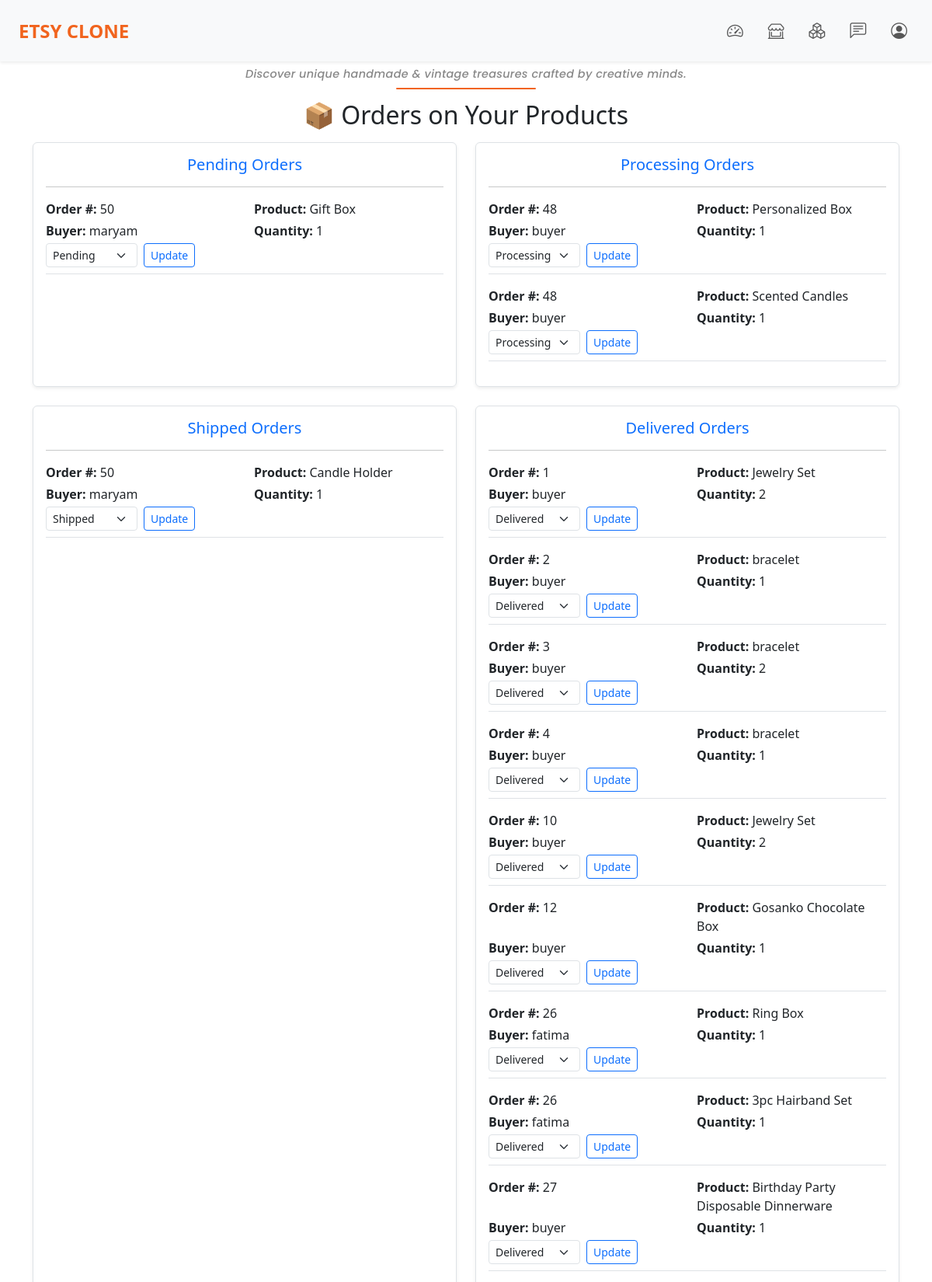
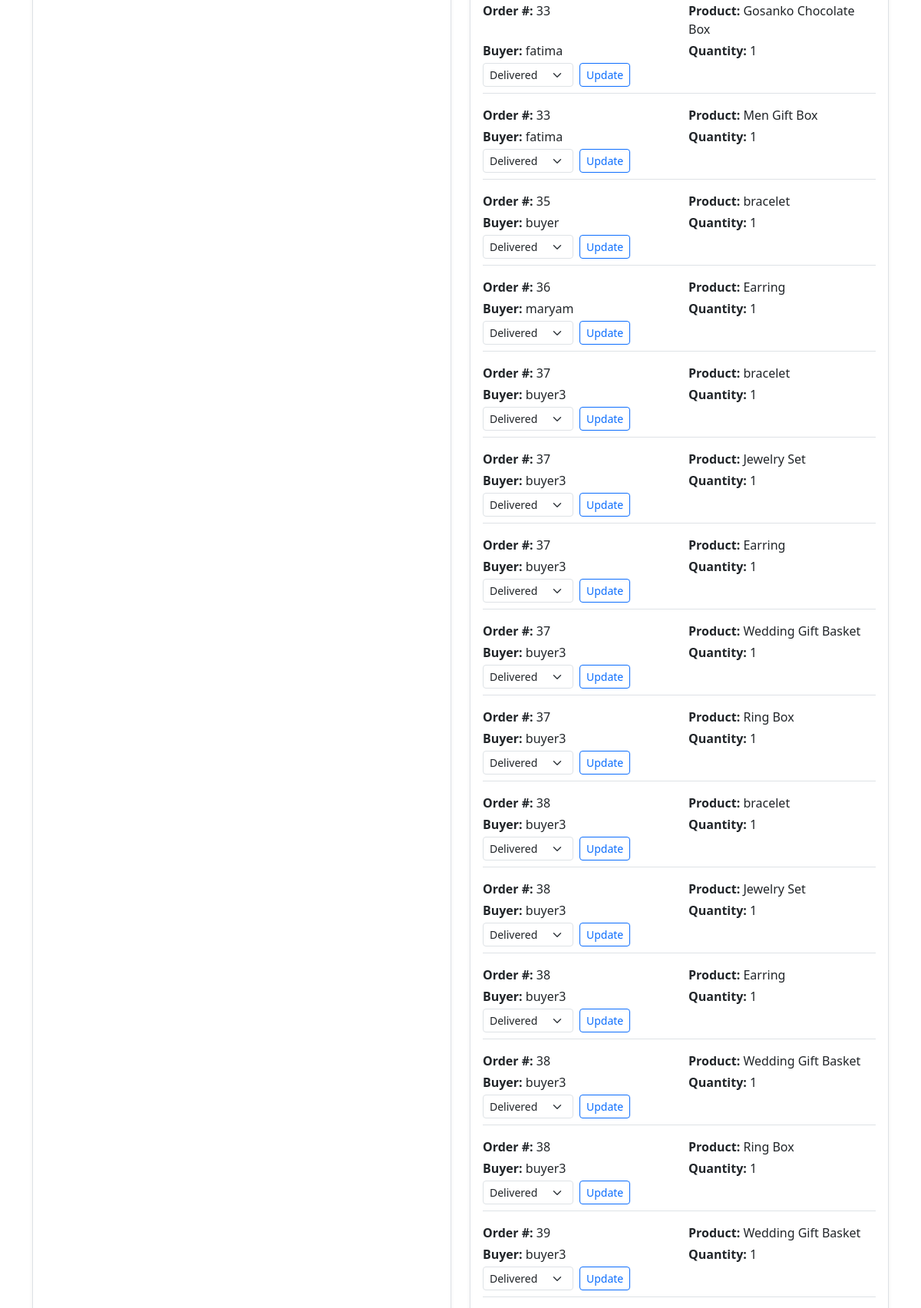
Screenshot of /seller/orders/ (signed in, upper part) with the database file from the repository (2 pictures, top to bottom).
### main/models.py (models this page shows, shortened)
class OrderItem(models.Model):
    order = models.ForeignKey(Order, on_delete=models.CASCADE, related_name='items')
    product = models.ForeignKey(Product, on_delete=models.CASCADE)
    quantity = models.PositiveIntegerField()
    price = models.DecimalField(max_digits=10, decimal_places=2)
    STATUS_CHOICES = [
        ('pending', 'Pending'),
        ('processing', 'Processing'),
        ('shipped', 'Shipped'),
        ('delivered', 'Delivered'),
    ]
    status = models.CharField(max_length=20, choices=STATUS_CHOICES, default='pending')
    product = models.ForeignKey(Product, related_name='order_items', on_delete=models.CASCADE)
    ...

class Order(models.Model):
    buyer = models.ForeignKey(settings.AUTH_USER_MODEL, on_delete=models.CASCADE)
    created_at = models.DateTimeField(auto_now_add=True)
    is_paid = models.BooleanField(default=False)
    total_price = models.DecimalField(max_digits=10, decimal_places=2)

class Product(models.Model):
    shop = models.ForeignKey(Shop, on_delete=models.CASCADE)
    name = models.CharField(max_length=255)
    description = models.TextField()
    price = models.DecimalField(max_digits=10, decimal_places=2)
    stock = models.PositiveIntegerField()
    image = models.ImageField(upload_to='product_images/', blank=True, null=True)
    created_at = models.DateTimeField(auto_now_add=True)
    category = models.ForeignKey(Category, on_delete=models.SET_NULL, null=True, blank=True)
    on_sale = models.BooleanField(default=False)

class User(AbstractUser):
    is_seller = models.BooleanField(default=False)
    is_buyer = models.BooleanField(default=True)

### main/views.py (the view)
# urls.py: path('seller/orders/', seller_orders, name='seller_orders'),
@login_required
def seller_orders(request):
    if not request.user.is_seller:
        return redirect('home')
    order_items = OrderItem.objects.filter(product__shop__owner=request.user).order_by('-order__created_at')
    return render(request, 'seller_orders.html', {'order_items': order_items})

### main/forms.py
class LoginForm(AuthenticationForm):
    username = forms.CharField(widget=forms.TextInput(attrs={'class': 'form-control'}))
    password = forms.CharField(widget=forms.PasswordInput(attrs={'class': 'form-control'}))

class RegisterForm(UserCreationForm):
    class Meta:
        model = User
        fields = ['username', 'email', 'password1', 'password2', 'is_seller', 'is_buyer']
        widgets = {
            'username': forms.TextInput(attrs={'class': 'form-control'}),
            'email': forms.EmailInput(attrs={'class': 'form-control'}),
            'password1': forms.PasswordInput(attrs={'class': 'form-control'}),
            'password2': forms.PasswordInput(attrs={'class': 'form-control'}),
            'is_seller': forms.CheckboxInput(attrs={'class': 'form-check-input'}),
            'is_buyer': forms.CheckboxInput(attrs={'class': 'form-check-input'}),
        }

### main/context_processors.py (called while the page is built)
def cart_and_wishlist_counts(request):
    if request.user.is_authenticated and request.user.is_buyer:
        cart_count = CartItem.objects.filter(user=request.user).count()
        wishlist_count = WishlistItem.objects.filter(user=request.user).count()
    else:
        cart_count = 0
        wishlist_count = 0
    return {
        'cart_count': cart_count,
        'wishlist_count': wishlist_count,
    }

def categories_context(request):
    return {
        'categories': Category.objects.all()
    }

def auth_forms(request):
    return {
        'login_form': LoginForm(),
        'register_form': RegisterForm()
    }

### main/templates/seller_orders.html (shortened to what this page needs)
{% extends 'base.html' %}
{% block content %}
<div class="container py-4">
  <h2 class="mb-3 text-center">📦 Orders on Your Products</h2>
  {% if order_items %}
    <div class="row g-4">
      {% for status_code, status_label in order_items.0.STATUS_CHOICES %}
        <div class="col-md-6">
          <div class="border rounded p-3 shadow-sm h-100">
            <h5 class="text-primary text-center">{{ status_label }} Orders</h5>
            <hr>
            {% with order_items|dictsort:"id" as sorted_items %}
              {% regroup sorted_items by status as grouped_statuses %}
              {% for group in grouped_statuses %}
                {% if group.grouper == status_code %}
                  {% for item in group.list %}
                    <div class="mb-3 border-bottom pb-2">
                      <div class="row">
                        <div class="col-6">
                          <p class="mb-1"><strong>Order #:</strong> {{ item.order.id }}</p>
                        </div>
                        <div class="col-6">
                          <p class="mb-1"><strong>Product:</strong> {{ item.product.name }}</p>
                        </div>
                      </div>
                      <div class="row">
                        <div class="col-6">
                          <p class="mb-1"><strong>Buyer:</strong> {{ item.order.buyer.username }}</p>
                        </div>
                        <div class="col-6">
                          <p class="mb-1"><strong>Quantity:</strong> {{ item.quantity }}</p>
                        </div>
                      </div>
                      <form method="post" action="{% url 'update_order_status' item.id %}">
                        <div class="d-flex align-items-center gap-2">
                          <select name="status" class="form-select form-select-sm w-auto">
                            {% for value, label in item.STATUS_CHOICES %}
                              <option value="{{ value }}" {% if item.status == value %}selected{% endif %}>{{ label }}</option>
                            {% endfor %}
                          </select>
                          <button type="submit" class="btn btn-sm btn-outline-primary">Update</button>
                        </div>
                      </form>
                    </div>
                  {% endfor %}
                {% endif %}
              {% empty %}
                <p>No orders in this status.</p>
              {% endfor %}
            {% endwith %}
          </div>
        </div>
      {% endfor %}
    </div>
  {% else %}
    <p class="text-muted">You have no orders yet.</p>
  {% endif %}
</div>
{% endblock %}

### main/static/css/styles.css (style rules this page uses)
body { font-family: 'Segoe UI', Tahoma, Geneva, Verdana, sans-serif; background-color: #fff; margin: 0; padding: 0; }

### rows the page displays
OrderItem: order.id "50", product.name "Gift Box", order.buyer.username "maryam", quantity "1", status "Pending"
OrderItem: order.id "48", product.name "Personalized Box", order.buyer.username "buyer", quantity "1", status "Processing"
OrderItem: order.id "48", product.name "Scented Candles", order.buyer.username "buyer", quantity "1", status "Processing"
OrderItem: order.id "50", product.name "Candle Holder", order.buyer.username "maryam", quantity "1", status "Shipped"
OrderItem: order.id "1", product.name "Jewelry Set", order.buyer.username "buyer", quantity "2", status "Delivered"
OrderItem: order.id "2", product.name "bracelet", order.buyer.username "buyer", quantity "1", status "Delivered"
OrderItem: order.id "3", product.name "bracelet", order.buyer.username "buyer", quantity "2", status "Delivered"
OrderItem: order.id "4", product.name "bracelet", order.buyer.username "buyer", quantity "1", status "Delivered"
OrderItem: order.id "10", product.name "Jewelry Set", order.buyer.username "buyer", quantity "2", status "Delivered"
OrderItem: order.id "12", product.name "Gosanko Chocolate Box", order.buyer.username "buyer", quantity "1", status "Delivered"
OrderItem: order.id "26", product.name "Ring Box", order.buyer.username "fatima", quantity "1", status "Delivered"
OrderItem: order.id "26", product.name "3pc Hairband Set", order.buyer.username "fatima", quantity "1", status "Delivered"
OrderItem: order.id "27", product.name "Birthday Party Disposable Dinnerware", order.buyer.username "buyer", quantity "1", status "Delivered"
OrderItem: order.id "33", product.name "Gosanko Chocolate Box", order.buyer.username "fatima", quantity "1", status "Delivered"
OrderItem: order.id "33", product.name "Men Gift Box", order.buyer.username "fatima", quantity "1", status "Delivered"
OrderItem: order.id "35", product.name "bracelet", order.buyer.username "buyer", quantity "1", status "Delivered"
OrderItem: order.id "36", product.name "Earring", order.buyer.username "maryam", quantity "1", status "Delivered"
OrderItem: order.id "37", product.name "bracelet", order.buyer.username "buyer3", quantity "1", status "Delivered"
OrderItem: order.id "37", product.name "Jewelry Set", order.buyer.username "buyer3", quantity "1", status "Delivered"
OrderItem: order.id "37", product.name "Earring", order.buyer.username "buyer3", quantity "1", status "Delivered"
OrderItem: order.id "37", product.name "Wedding Gift Basket", order.buyer.username "buyer3", quantity "1", status "Delivered"
OrderItem: order.id "37", product.name "Ring Box", order.buyer.username "buyer3", quantity "1", status "Delivered"
OrderItem: order.id "38", product.name "bracelet", order.buyer.username "buyer3", quantity "1", status "Delivered"
OrderItem: order.id "38", product.name "Jewelry Set", order.buyer.username "buyer3", quantity "1", status "Delivered"
OrderItem: order.id "38", product.name "Earring", order.buyer.username "buyer3", quantity "1", status "Delivered"
OrderItem: order.id "38", product.name "Wedding Gift Basket", order.buyer.username "buyer3", quantity "1", status "Delivered"
OrderItem: order.id "38", product.name "Ring Box", order.buyer.username "buyer3", quantity "1", status "Delivered"
OrderItem: order.id "39", product.name "Wedding Gift Basket", order.buyer.username "buyer3", quantity "1", status "Delivered"

### other values shown
{{ status_label }} "Pending" "Processing" "Shipped" "Delivered"
